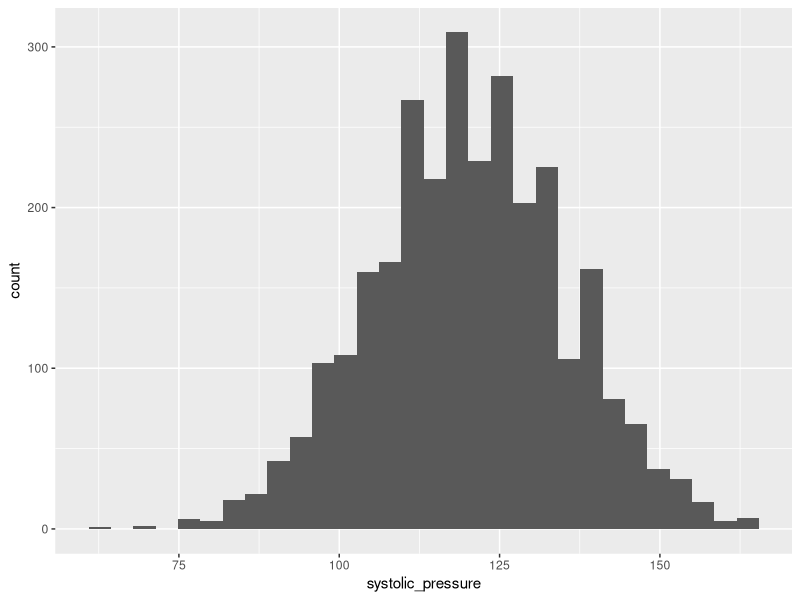
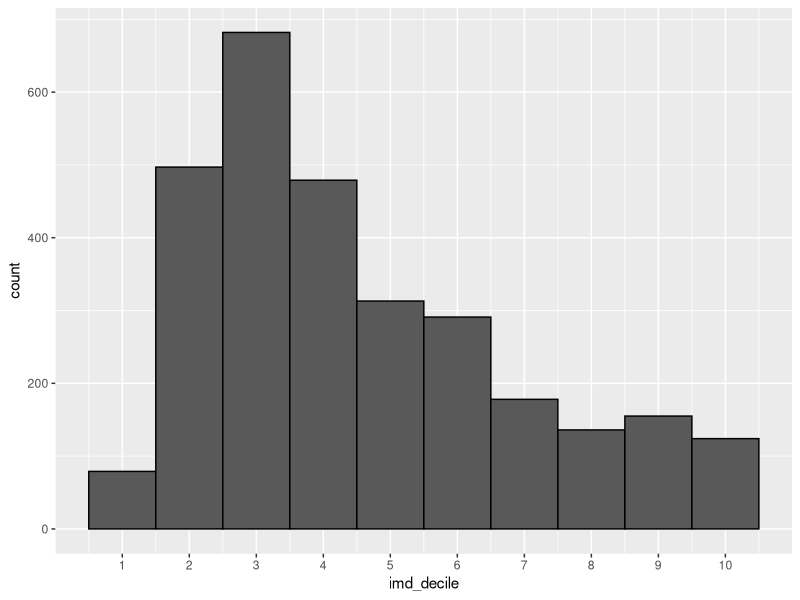
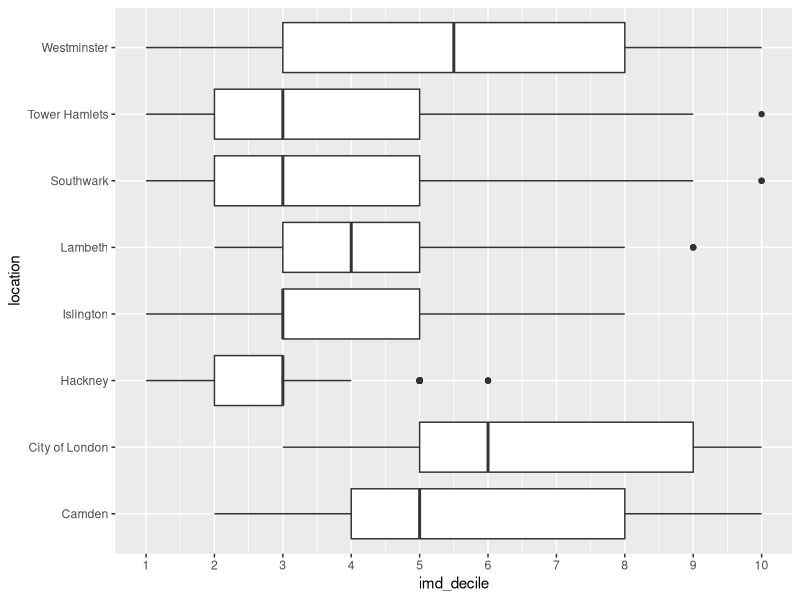
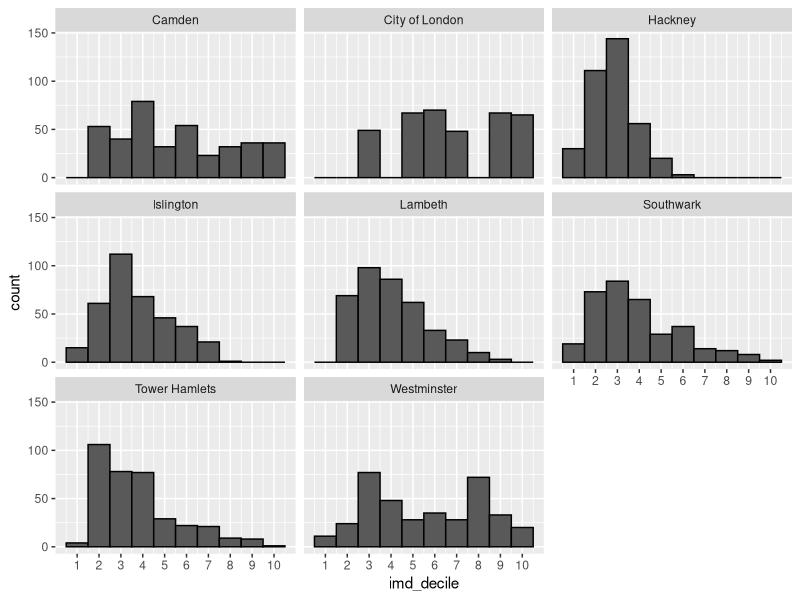
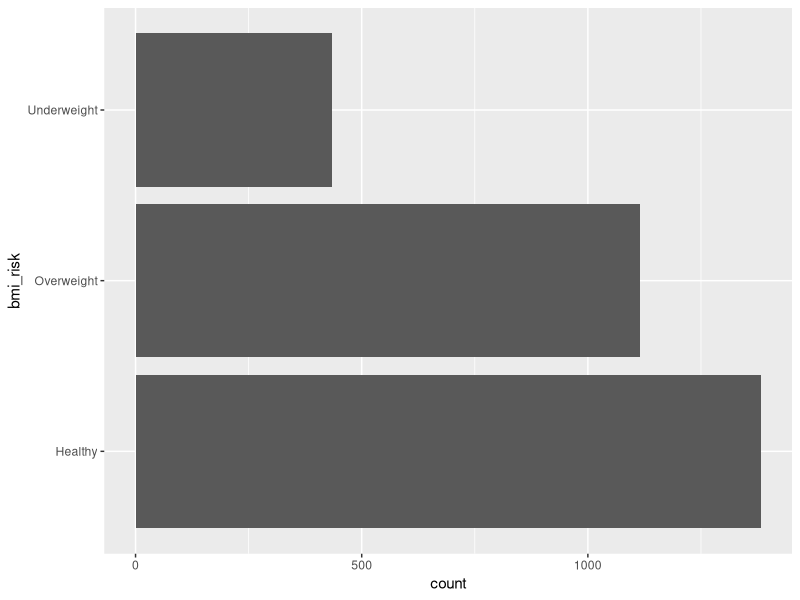
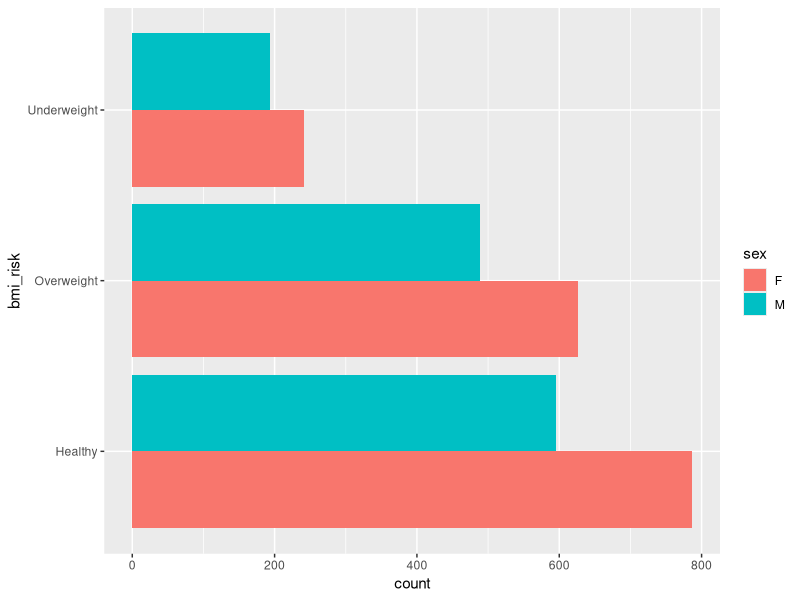
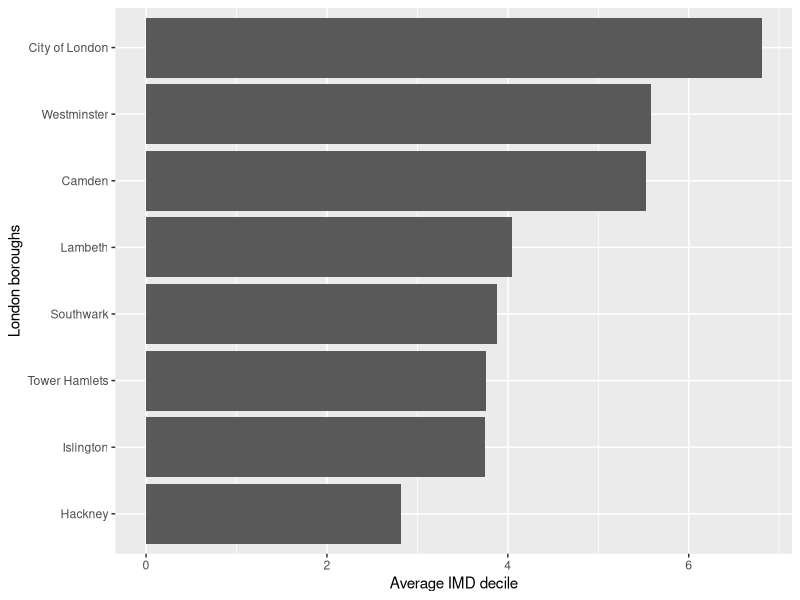
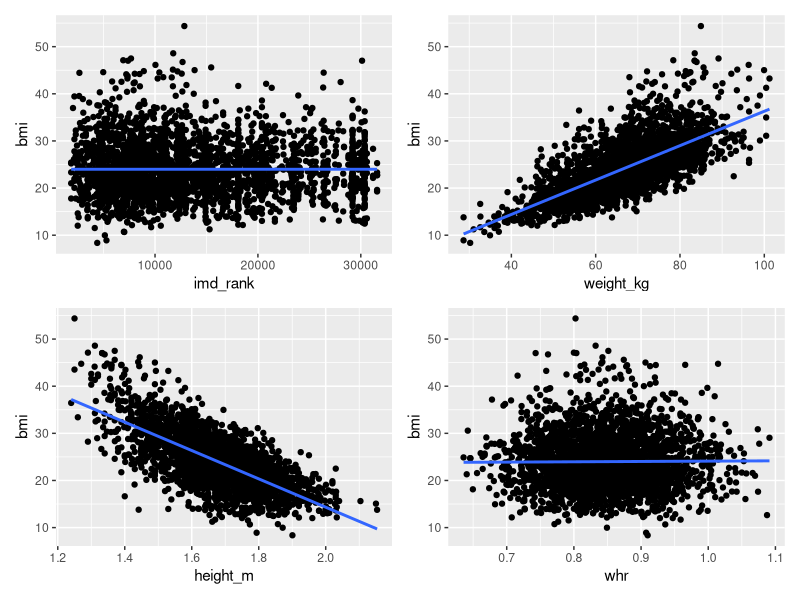

Generate these figures, in order, with R:


library(tidyverse)

health <- read_csv("Additional content/Dissertations/R_dissertation_3/health_metrics_cleaned.csv")

# summary ----
summary(health)
table(health$location)
table(health$blood_pressure)
table(health$bmi_risk)
table(health$whr_risk)

# distribution ----
ggplot(health, aes(x = systolic_pressure)) +
  geom_histogram()

# distribution between groups ----
ggplot(health, aes(x=imd_decile)) +
  geom_histogram(bins = 10, colour = "black") +
  scale_x_continuous(breaks = 1:10)

ggplot(health, aes(x = imd_decile, y = location)) +
  geom_boxplot() +
  scale_x_continuous(breaks = 1:10)

ggplot(health, aes(x=imd_decile)) +
  geom_histogram(bins = 10, colour = "black") +
  scale_x_continuous(breaks = 1:10) +
  facet_wrap(~location)

# counts and ranking of categorical data ----
# basic bar
ggplot(health, aes(y = bmi_risk)) +
  geom_bar()

# add sex to gain more insights
ggplot(health, aes(y = bmi_risk, fill = sex)) +
  geom_bar(position = "dodge")

# average rankings ----
# find average imd decile per location
health %>%
  group_by(location) %>%
  summarise(avg_imd_decile = mean(imd_decile, na.rm = TRUE)) %>%
  ggplot(aes(x = avg_imd_decile, y = fct_reorder(location, avg_imd_decile))) +
  geom_col() +
  labs(x = "Average IMD decile",
       y = "London boroughs")

# relationships and correlations ----
# remove missing value for calculation
health_no_na <- na.omit(health)

# correlation matrix
corr_mat <- health_no_na %>%
  select(age, waist, hip, height_m:whr, imd_rank:imd_decile) %>%
  cor()
corr_mat
# optional heatmap
#heatmap(corr_mat, Rowv = NA, Colv = NA)

# scatterplots with lm
library(patchwork)

imd_r <- ggplot(health, aes(x = imd_rank, y = bmi)) +
  geom_point() +
  geom_smooth(method = "lm", se = F)

weight <- ggplot(health, aes(x = weight_kg, y = bmi)) +
  geom_point() +
  geom_smooth(method = "lm", se = F)

height <- ggplot(health, aes(x = height_m, y = bmi)) +
  geom_point() +
  geom_smooth(method = "lm", se = F)

whr <- ggplot(health, aes(x = whr, y = bmi)) +
  geom_point() +
  geom_smooth(method = "lm", se = F)

imd_r + weight + height + whr

# final task ----
health_occupation <- health %>%
  mutate(occupation = str_remove(occupation, "\\["),
         occupation = str_remove(occupation, "\\]")) %>%
  separate_longer_delim(occupation, delim = ",") %>%
  mutate(occupation = str_squish(occupation))

occupation_comp <- c("Arts and Entertainment", "Education", "Research", "Health")

final_plot <- health_occupation %>%
  mutate(bmi_risk = factor(bmi_risk, levels = c("Underweight", "Healthy", "Overweight"))) %>%
  filter(occupation %in% occupation_comp) %>%
  ggplot(aes(x = bmi, y = imd_decile)) +
  geom_point(aes(colour = bmi_risk)) +
  geom_smooth(method = "lm", se = FALSE, colour = "grey55") +
  facet_wrap(vars(occupation)) +
  scale_colour_manual(values = c('#26547c','#ef476f','#ffd166')) +
  scale_y_continuous(breaks = seq(1,10,1)) + 
  labs(title = "Is BMI effected by deprivation in different by occupations? ",
       y = "Index of Multiple Deprivation Decile", x = "bmi",
       colour = "bmi risk") +
  theme_minimal(base_size = 12, base_family = "Avenir") +
  theme(legend.position = "bottom",
        plot.title.position = "plot")
final_plot